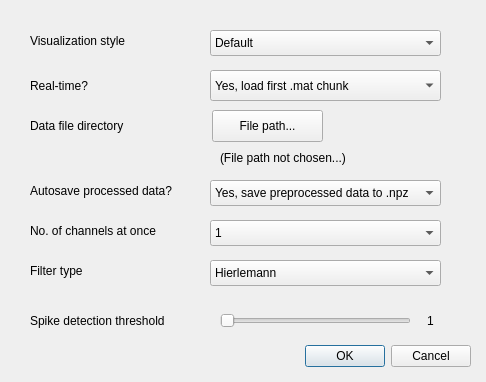
<?xml version="1.0" encoding="UTF-8"?>
<ui version="4.0">
 <class>Startup</class>
 <widget class="QDialog" name="Startup">
  <property name="geometry">
   <rect>
    <x>0</x>
    <y>0</y>
    <width>486</width>
    <height>382</height>
   </rect>
  </property>
  <property name="windowTitle">
   <string>Choose Session Parameters...</string>
  </property>
  <widget class="QDialogButtonBox" name="DialogButtonBox">
   <property name="geometry">
    <rect>
     <x>10</x>
     <y>340</y>
     <width>461</width>
     <height>32</height>
    </rect>
   </property>
   <property name="orientation">
    <enum>Qt::Horizontal</enum>
   </property>
   <property name="standardButtons">
    <set>QDialogButtonBox::Cancel|QDialogButtonBox::Ok</set>
   </property>
  </widget>
  <widget class="QComboBox" name="chooseVisStyle">
   <property name="geometry">
    <rect>
     <x>210</x>
     <y>30</y>
     <width>231</width>
     <height>26</height>
    </rect>
   </property>
   <item>
    <property name="text">
     <string>Default</string>
    </property>
   </item>
   <item>
    <property name="text">
     <string>Spike Search</string>
    </property>
   </item>
   <item>
    <property name="text">
     <string>Noise</string>
    </property>
   </item>
   <item>
    <property name="text">
     <string>Diagnostic</string>
    </property>
   </item>
   <item>
    <property name="text">
     <string>Full-bandwidth recording</string>
    </property>
   </item>
   <item>
    <property name="text">
     <string>Compressed recording</string>
    </property>
   </item>
  </widget>
  <widget class="QLabel" name="label">
   <property name="geometry">
    <rect>
     <x>30</x>
     <y>30</y>
     <width>131</width>
     <height>21</height>
    </rect>
   </property>
   <property name="text">
    <string>Visualization style</string>
   </property>
   <property name="buddy">
    <cstring>chooseVisStyle</cstring>
   </property>
  </widget>
  <widget class="QLabel" name="label_2">
   <property name="geometry">
    <rect>
     <x>30</x>
     <y>110</y>
     <width>131</width>
     <height>31</height>
    </rect>
   </property>
   <property name="text">
    <string>Data file directory</string>
   </property>
   <property name="buddy">
    <cstring>chooseFilePath</cstring>
   </property>
  </widget>
  <widget class="QPushButton" name="chooseFilePath">
   <property name="geometry">
    <rect>
     <x>212</x>
     <y>110</y>
     <width>111</width>
     <height>32</height>
    </rect>
   </property>
   <property name="text">
    <string>File path...</string>
   </property>
  </widget>
  <widget class="QLabel" name="LabelFilePath">
   <property name="geometry">
    <rect>
     <x>220</x>
     <y>150</y>
     <width>231</width>
     <height>16</height>
    </rect>
   </property>
   <property name="text">
    <string>(File path not chosen...)</string>
   </property>
  </widget>
  <widget class="QLabel" name="label_4">
   <property name="geometry">
    <rect>
     <x>30</x>
     <y>210</y>
     <width>151</width>
     <height>41</height>
    </rect>
   </property>
   <property name="text">
    <string>No. of channels at once</string>
   </property>
   <property name="buddy">
    <cstring>chooseNumChannels</cstring>
   </property>
  </widget>
  <widget class="QComboBox" name="chooseNumChannels">
   <property name="geometry">
    <rect>
     <x>210</x>
     <y>220</y>
     <width>231</width>
     <height>26</height>
    </rect>
   </property>
   <item>
    <property name="text">
     <string>1</string>
    </property>
   </item>
   <item>
    <property name="text">
     <string>2</string>
    </property>
   </item>
   <item>
    <property name="text">
     <string>4</string>
    </property>
   </item>
   <item>
    <property name="text">
     <string>8</string>
    </property>
   </item>
   <item>
    <property name="text">
     <string>16</string>
    </property>
   </item>
   <item>
    <property name="text">
     <string>32</string>
    </property>
   </item>
  </widget>
  <widget class="QLabel" name="label_5">
   <property name="geometry">
    <rect>
     <x>30</x>
     <y>250</y>
     <width>161</width>
     <height>41</height>
    </rect>
   </property>
   <property name="text">
    <string>Filter type</string>
   </property>
   <property name="buddy">
    <cstring>chooseFilter</cstring>
   </property>
  </widget>
  <widget class="QComboBox" name="chooseFilter">
   <property name="geometry">
    <rect>
     <x>210</x>
     <y>260</y>
     <width>231</width>
     <height>26</height>
    </rect>
   </property>
   <item>
    <property name="text">
     <string>Hierlemann</string>
    </property>
   </item>
   <item>
    <property name="text">
     <string>Modified HIerlemann</string>
    </property>
   </item>
   <item>
    <property name="text">
     <string>Highpass</string>
    </property>
   </item>
   <item>
    <property name="text">
     <string>H0 Bandpass</string>
    </property>
   </item>
   <item>
    <property name="text">
     <string>Auto</string>
    </property>
   </item>
   <item>
    <property name="text">
     <string>Fast Bandpass</string>
    </property>
   </item>
   <item>
    <property name="text">
     <string>Faster Bandpass</string>
    </property>
   </item>
   <item>
    <property name="text">
     <string>Litke</string>
    </property>
   </item>
   <item>
    <property name="text">
     <string>None</string>
    </property>
   </item>
  </widget>
  <widget class="QLabel" name="label_6">
   <property name="geometry">
    <rect>
     <x>30</x>
     <y>300</y>
     <width>161</width>
     <height>41</height>
    </rect>
   </property>
   <property name="text">
    <string>Spike detection threshold</string>
   </property>
   <property name="buddy">
    <cstring>chooseSpikeThreshold</cstring>
   </property>
  </widget>
  <widget class="QSlider" name="chooseSpikeThreshold">
   <property name="geometry">
    <rect>
     <x>220</x>
     <y>310</y>
     <width>191</width>
     <height>22</height>
    </rect>
   </property>
   <property name="orientation">
    <enum>Qt::Horizontal</enum>
   </property>
  </widget>
  <widget class="QLabel" name="LabelSpikeThreshold">
   <property name="geometry">
    <rect>
     <x>410</x>
     <y>300</y>
     <width>41</width>
     <height>41</height>
    </rect>
   </property>
   <property name="text">
    <string>1</string>
   </property>
   <property name="alignment">
    <set>Qt::AlignCenter</set>
   </property>
  </widget>
  <widget class="QLabel" name="label_8">
   <property name="geometry">
    <rect>
     <x>30</x>
     <y>70</y>
     <width>131</width>
     <height>31</height>
    </rect>
   </property>
   <property name="text">
    <string>Real-time?</string>
   </property>
   <property name="buddy">
    <cstring>chooseRealTime</cstring>
   </property>
  </widget>
  <widget class="QComboBox" name="chooseRealTime">
   <property name="geometry">
    <rect>
     <x>210</x>
     <y>70</y>
     <width>231</width>
     <height>31</height>
    </rect>
   </property>
   <item>
    <property name="text">
     <string>Yes, load first .mat chunk</string>
    </property>
   </item>
   <item>
    <property name="text">
     <string>Yes, load latest .mat chunk</string>
    </property>
   </item>
   <item>
    <property name="text">
     <string>No, load raw .mat file</string>
    </property>
   </item>
   <item>
    <property name="text">
     <string>No, load pre-processed .npz file</string>
    </property>
   </item>
   <item>
    <property name="text">
     <string>No, load filtered .npz file</string>
    </property>
   </item>
  </widget>
  <widget class="QLabel" name="label_9">
   <property name="geometry">
    <rect>
     <x>30</x>
     <y>170</y>
     <width>171</width>
     <height>41</height>
    </rect>
   </property>
   <property name="text">
    <string>Autosave processed data?</string>
   </property>
   <property name="buddy">
    <cstring>chooseAutoSave</cstring>
   </property>
  </widget>
  <widget class="QComboBox" name="chooseAutoSave">
   <property name="geometry">
    <rect>
     <x>210</x>
     <y>180</y>
     <width>231</width>
     <height>26</height>
    </rect>
   </property>
   <item>
    <property name="text">
     <string>Yes, save preprocessed data to .npz</string>
    </property>
   </item>
   <item>
    <property name="text">
     <string>Yes, save filtered data to .npz</string>
    </property>
   </item>
   <item>
    <property name="text">
     <string>No</string>
    </property>
   </item>
  </widget>
 </widget>
 <tabstops>
  <tabstop>chooseVisStyle</tabstop>
  <tabstop>chooseRealTime</tabstop>
  <tabstop>chooseFilePath</tabstop>
  <tabstop>chooseAutoSave</tabstop>
  <tabstop>chooseNumChannels</tabstop>
  <tabstop>chooseFilter</tabstop>
  <tabstop>chooseSpikeThreshold</tabstop>
 </tabstops>
 <resources/>
 <connections>
  <connection>
   <sender>DialogButtonBox</sender>
   <signal>accepted()</signal>
   <receiver>Startup</receiver>
   <slot>accept()</slot>
   <hints>
    <hint type="sourcelabel">
     <x>248</x>
     <y>340</y>
    </hint>
    <hint type="destinationlabel">
     <x>157</x>
     <y>274</y>
    </hint>
   </hints>
  </connection>
  <connection>
   <sender>DialogButtonBox</sender>
   <signal>rejected()</signal>
   <receiver>Startup</receiver>
   <slot>reject()</slot>
   <hints>
    <hint type="sourcelabel">
     <x>316</x>
     <y>340</y>
    </hint>
    <hint type="destinationlabel">
     <x>286</x>
     <y>274</y>
    </hint>
   </hints>
  </connection>
 </connections>
</ui>
